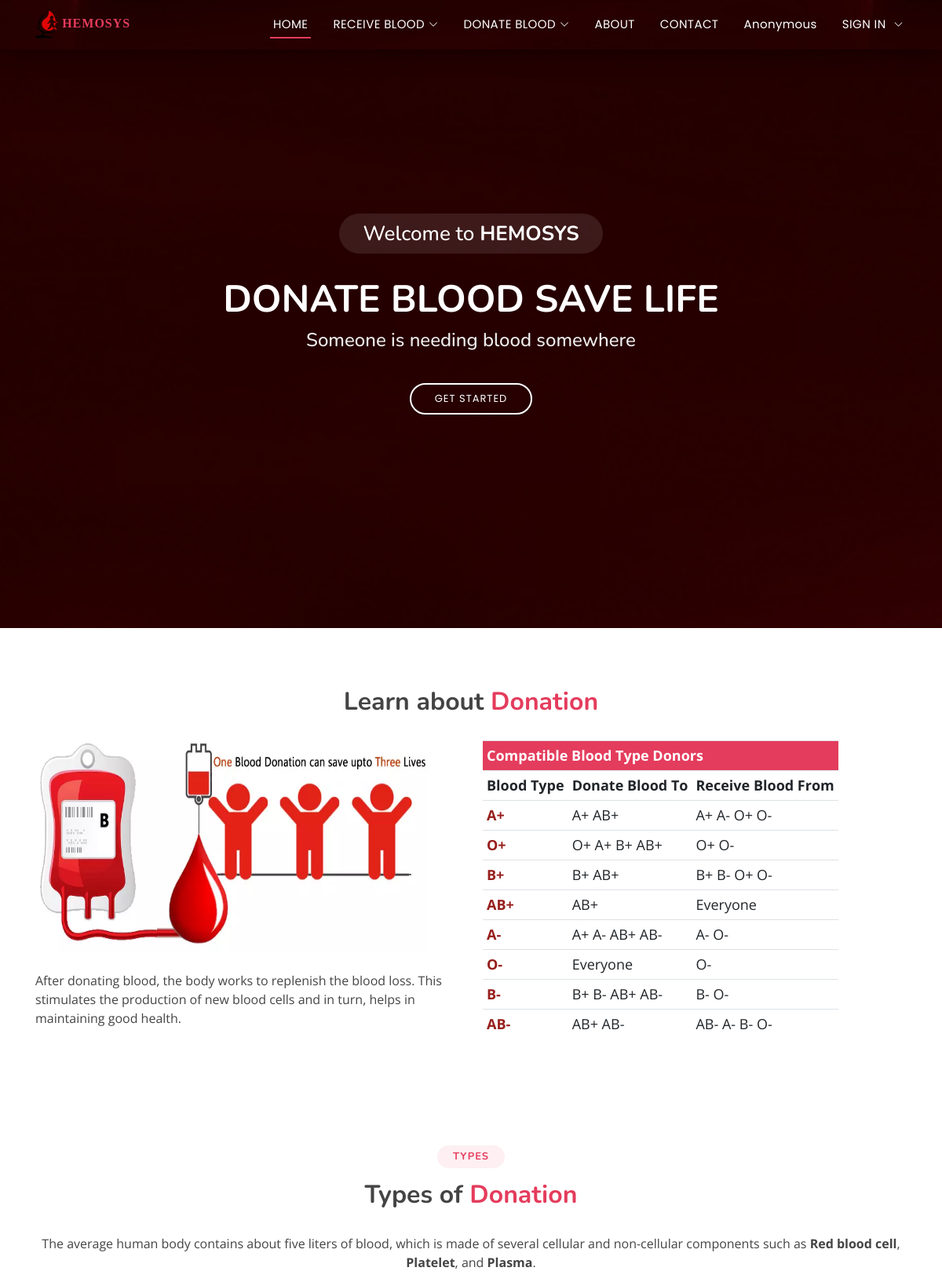
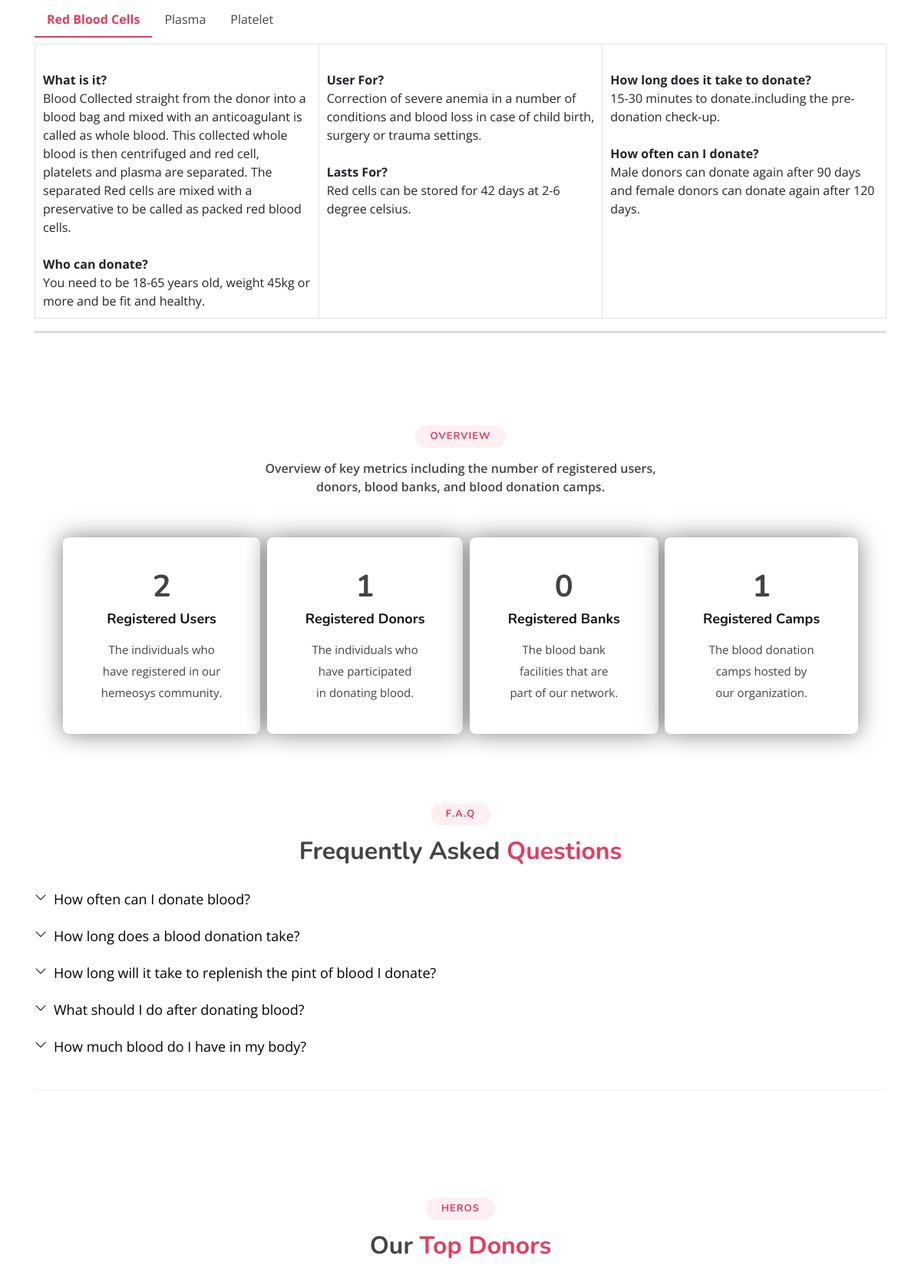
The page / (upper part) on the database its author committed (2 pictures, top to bottom).
### FAQ/models.py (models this page shows)
class faq(models.Model):
    ques = models.CharField(max_length=150)
    ans = HTMLField()

### Hemosys/views.py (the view)
# urls.py: path('', views.index, name="index"),
def index(request):
    user_count = User.objects.all().count()
    donor_count = userprofile.objects.count()
    bank_count = bloodbank.objects.all().count()
    camp_count = donationCamp.objects.all().count
    faqdet= faq.objects.all()
    top_donors = userprofile.objects.order_by('-donor_donationcount')[:3]
    first_donor = top_donors[0] if len(top_donors) > 0 else None
    second_donor = top_donors[1] if len(top_donors) > 1 else None
    third_donor = top_donors[2] if len(top_donors) > 2 else None
    data={
        'faqdet' : faqdet,
        'user_count' : user_count,
        'donor_count' : donor_count,
        'bank_count' : bank_count,
        'camp_count' : camp_count,
        'first_donor' : first_donor,
        'second_donor' : second_donor,
        'third_donor' : third_donor,
    }
    return render(request, "index.html", data)

### templates/index.html (shortened to what this page needs)
{% extends "base.html" %}
{% block content %}
{% load static %}
  <section id="home">
  <div class="home-container">
    <h3>Welcome to <strong>HEMOSYS</strong></h3>
    <h1>DONATE BLOOD SAVE LIFE</h1>
    <h2>Someone is needing blood somewhere</h2>
    <a href="#learn-about-donation" class="btn-get-started scrollto">Get Started</a>
  </div>
  </section>
<main id="main">
  <section id="learn-about-donation" class="lad">
    <div class="container">
      <div class="section-title">
        <h3>Learn about <span>Donation</span></h3>
      </div>
      <div class="img_tbl">
        <div class="imgtxt">
          <img class="bloodbag" src="static/images/donationFact.webp" />
          <br><br>
          <p>
            After donating blood, the body works to replenish the blood loss.
            This stimulates the production of new blood cells and in turn, helps
            in maintaining good health.
          </p>
        </div>
        <div class="tcol col-sm-6" style="font-size: 1.5rem">
          <table class="table table-responsive">
            <tbody>
              <tr>
                <th class="thdr" colspan="3">Compatible Blood Type Donors</th>
              </tr>
              <tr class="rwtxt">
                <td><b>Blood Type</b></td>
                <td><b>Donate Blood To</b></td>
                <td><b>Receive Blood From</b></td>
              </tr>
              <tr class="rwtxt">
                <td>
                  <span style="color: #961e1b"><b>A+</b></span>
                </td>
                <td>A+ AB+</td>
                <td>A+ A- O+ O-</td>
              </tr>
              <tr class="rwtxt">
                <td>
                  <span style="color: #961e1b"><b>O+</b></span>
                </td>
                <td>O+ A+ B+ AB+</td>
                <td>O+ O-</td>
              </tr>
              <tr class="rwtxt">
                <td>
                  <span style="color: #961e1b"><b>B+</b></span>
                </td>
                <td>B+ AB+</td>
                <td>B+ B- O+ O-</td>
              </tr>
              <tr class="rwtxt">
                <td>
                  <span style="color: #961e1b"><b>AB+</b></span>
                </td>
                <td>AB+</td>
                <td>Everyone</td>
              </tr>
              <tr class="rwtxt">
                <td>
                  <span style="color: #961e1b"><b>A-</b></span>
                </td>
                <td>A+ A- AB+ AB-</td>
                <td>A- O-</td>
              </tr>
              <tr class="rwtxt">
                <td>
                  <span style="color: #961e1b"><b>O-</b></span>
                </td>
                <td>Everyone</td>
                <td>O-</td>
              </tr>
              <tr class="rwtxt">
                <td>
                  <span style="color: #961e1b"><b>B-</b></span>
                </td>
                <td>B+ B- AB+ AB-</td>
                <td>B- O-</td>
              </tr>
              <tr class="rwtxt">
                <td>
                  <span style="color: #961e1b"><b>AB-</b></span>
                </td>
                <td>AB+ AB-</td>
                <td>AB- A- B- O-</td>
              </tr>
            </tbody>
          </table>
        </div>
      </div>
    </div>
  </section>
  <section id="tod" class="tod">
    <div class="container">
      <div class="section-title">
        <h2>Types</h2>
        <h3>Types of <span>Donation</span></h3>
      </div>
      <div class="content">
        <p style="text-align: center">
          The average human body contains about five liters of blood, which is
          made of several cellular and non-cellular components such as
          <strong>Red blood cell</strong>, <strong>Platelet</strong>, and
          <strong>Plasma</strong>.
        </p>
      </div>
      <div class = "tabs">
        <label for="tab1" class="tab_label">Red Blood Cells</label>
        <div class="tab_content">
          <table class="table table-bordered">
            <tbody>
              <tr>
                <td style="width: 33%; padding: 10px">
                <br><b>What is it?</b><br>
                Blood Collected straight from the donor into a blood bag and mixed with an anticoagulant is called as whole blood. This collected whole blood is then centrifuged and red cell, platelets and plasma are separated. The separated Red cells are mixed with a preservative to be called as packed red blood cells.
                <br><br><b>Who can donate?</b><br>
                You need to be 18-65 years old, weight 45kg or more and be fit and healthy.
                </td>
                <td style="width: 33%; padding: 10px">
                  <br><b>User For?</b><br>
                  Correction of severe anemia in a number of conditions and blood loss in case of child birth, surgery or trauma settings.
                  <br><br><b>Lasts For?</b><br>
                  Red cells can be stored for 42 days at 2-6 degree celsius.
                </td>
                <td style="width: 33%; padding: 10px">
                  <br><b>How long does it take to donate?</b><br>
                  15-30 minutes to donate.including the pre-donation check-up.
                  <br><br><b>How often can I donate?</b><br>
                  Male donors can donate again after 90 days and female donors can donate again after 120 days.
                </td>
              </tr>
            </tbody>
          </table>
        </div>
        <label for="tab2" class="tab_label">Plasma</label>
        <label for="tab3" class="tab_label">Platelet</label>
      </div>
    </div>
  </section>
  <section id="activity" class="activity">
    <div class="container">
      <div class="section-title">
        <h2>Overview</h2><br>
        <p>Overview of key metrics including the number of registered users, donors, blood banks, and blood donation camps.</p>
        <br>
      </div>
      <div class="row justify-content-center">
        <div class="">
          <div class="icon-box">
            <h1><b>{{user_count}}</b></h1>
            <h4 class="title"><a href="">Registered Users</a></h4>
            <p class="description">The individuals who <br> have registered in our<br> hemeosys community.</p>
          </div>
        </div>&nbsp&nbsp
        <div class="">
          <div class="icon-box">
            <h1><b>{{donor_count}}</b></h1>
            <h4 class="title"><a href="">Registered Donors</a></h4>
            <p class="description">The individuals who <br>have participated<br> in donating blood.</p>
          </div>
        </div>&nbsp&nbsp
        <div class="">
          <div class="icon-box">
            <h1><b>{{bank_count}}</b></h1>
            <h4 class="title"><a href="">Registered Banks</a></h4>
            <p class="description">The blood bank <br> facilities that are <br> part of our network.</p>
          </div>
        </div>&nbsp&nbsp
        <div class="">
          <div class="icon-box">
            <h1><b>{{camp_count}}</b></h1>
            <h4 class="title"><a href="">Registered Camps</a></h4>
            <p class="description">The blood donation <br> camps hosted by <br> our organization.</p>
          </div>
        </div>
      </div>
    </div>
  </section>
  <section id="faq" class="faq">
    <div class="container">
      <div class="section-title">
        <h2>F.A.Q</h2>
        <h3>Frequently Asked <span>Questions</span></h3>
      </div>
      <ul class="faq-list">
        <li>
          {% for n in faqdet %}
          <div
            data-bs-toggle="collapse"
            class="collapsed question"
            href="#faq{{n.id}}"
          >
            {{n.ques}}<i class="bi bi-chevron-down icon-show"></i
            >
          </div>
          <br />
          {% endfor %}
        </li>
      </ul>
    </div>
  </section>
  {% if first_donor.user.first_name %}
  <section id="portfolio" class="portfolio">
    <div class="container">
      <div class="section-title">
        <h2>Heros</h2>
        <h3>Our <span>Top Donors</span></h3>
      </div>
    </div>
  </section>
{% endif %}
</main>
{% endblock content %}

### static/assets/css/style.css (style rules this page uses)
body { font-family: "Open Sans", sans-serif; color: #444444; }
a { color: #e43c5c; text-decoration: none; }
h1, h2, h3, h4, h5, h6 { font-family: "Nunito", sans-serif; }
#home { width: 100%; height: 100vh; background: url("../../images/bg.jpg") top center; background-size: cover; position: relative; }
#home:before { content: ""; background: rgba(0, 0, 0, 0.6); position: absolute; bottom: 0; top: 0; left: 0; right: 0; }
#home .home-container { position: absolute; bottom: 0; top: 0; left: 0; right: 0; display: flex; justify-content: center; align-items: center; flex-direction: column; text-align: center; padding: 0 15px; }
#home h3 { background: rgba(255, 255, 255, 0.1); color: #fff; font-size: 26px; padding: 10px 30px; margin-bottom: 30px; border-radius: 50px; }
#home h1 { margin: 0 0 10px 0; font-size: 48px; font-weight: 700; line-height: 56px; text-transform: uppercase; color: #fff; }
#home h2 { color: #eee; margin-bottom: 40px; font-size: 24px; }
#home .btn-get-started { font-family: "Poppins", sans-serif; text-transform: uppercase; font-weight: 400; font-size: 13px; letter-spacing: 1px; display: inline-block; padding: 8px 30px 9px 30px; border-radius: 50px; transition: 0.5s; border: 2px solid #fff; color: #fff; }
@media (min-width: 1024px) { #home { background-attachment: fixed; } }
section { padding: 60px 0; overflow: hidden; }
.section-title { text-align: center; padding-bottom: 30px; }
.section-title h2 { font-size: 13px; letter-spacing: 1px; font-weight: 700; padding: 8px 20px; line-height: 1; margin: 0; background: #fdeff2; color: #e43c5c; display: inline-block; text-transform: uppercase; border-radius: 50px; }
.section-title h3 { margin: 15px 0 0 0; font-size: 32px; font-weight: 700; }
.section-title h3 span { color: #e43c5c; }
.section-title p { margin: 15px auto 0 auto; font-weight: 600; }
@media (min-width: 1024px) { .section-title p { width: 50%; } }
.activity { padding-bottom: 30px; }
.activity .icon-box { padding: 40px 50px; position: relative; overflow: hidden; background-color: #fff; box-shadow: 2px 0 35px 0 rgba(68, 88, 144, 0.12); transition: all 0.3s ease-in-out; box-shadow: 0 0 30px rgba(0, 0, 0, 0.5); border-radius: 8px; z-index: 1; text-align: center; }
.activity .icon-box::before { content: ""; position: absolute; background: #fdeff2; right: 0; left: 0; bottom: 0; top: 100%; transition: all 0.4s; z-index: -1; }
.activity .title { font-weight: 700; margin-bottom: 15px; font-size: 18px; }
.activity .title a { color: #111; }
.activity .description { font-size: 15px; line-height: 28px; margin-bottom: 0; align-items: center; }
.faq { padding: 60px 0; }
.faq .faq-list { padding: 0; list-style: none; }
.faq .faq-list li { border-bottom: 1px solid #f1eeef; margin-bottom: 20px; padding-bottom: 20px; }
.faq .faq-list .question { display: block; position: relative; font-family: #e43c5c; font-size: 18px; line-height: 24px; font-weight: 400; padding-left: 25px; cursor: pointer; color: #d01d3f; transition: 0.3s; }
.faq .faq-list i { font-size: 16px; position: absolute; left: 0; top: -2px; }
.faq .faq-list .icon-show { display: none; }
.faq .faq-list .collapsed { color: black; }
.faq .faq-list .collapsed .icon-show { display: inline-block; transition: 0.6s; }
.img_tbl { width: 100%; display: flex; }
.imgtxt { width: 50%; }
.imgtxt img { width: 500px; height: 270px; }
.tcol { display: flex; }
.table { font-size: 16px; }
.thdr { font-size: 18px; color: white; background-color: #e43c5c; }
.rwtxt { font-size: 18px; }
.table td, .table th { padding: 5px; }
.tabs { display: flex; flex-wrap: wrap; max-width: 100%; }
.tab_label { padding: 10px 16px; cursor: pointer; }
.tab_content { order: 1; width: 100%; border-bottom: 3px solid #dddddd; line-height: 1.5; font-size: 0.9em; display: none; }
.tab_radio:checked + .tab_label { font-weight: bold; color: #e43c5c; border-bottom: 2px solid #e43c5c; }
.tab_radio:checked + .tab_label + .tab_content { display: initial; }

### rows shown on the page
faq: ques "How often can I donate blood?"
faq: ques "How long does a blood donation take?"
faq: ques "How long will it take to replenish the pint of blood I donate?"
faq: ques "What should I do after donating blood?"
faq: ques "How much blood do I have in my body?"

### other values the page prints
{{ user_count }} "2"
{{ donor_count }} "1"
{{ bank_count }} "0"
{{ camp_count }} "1"
